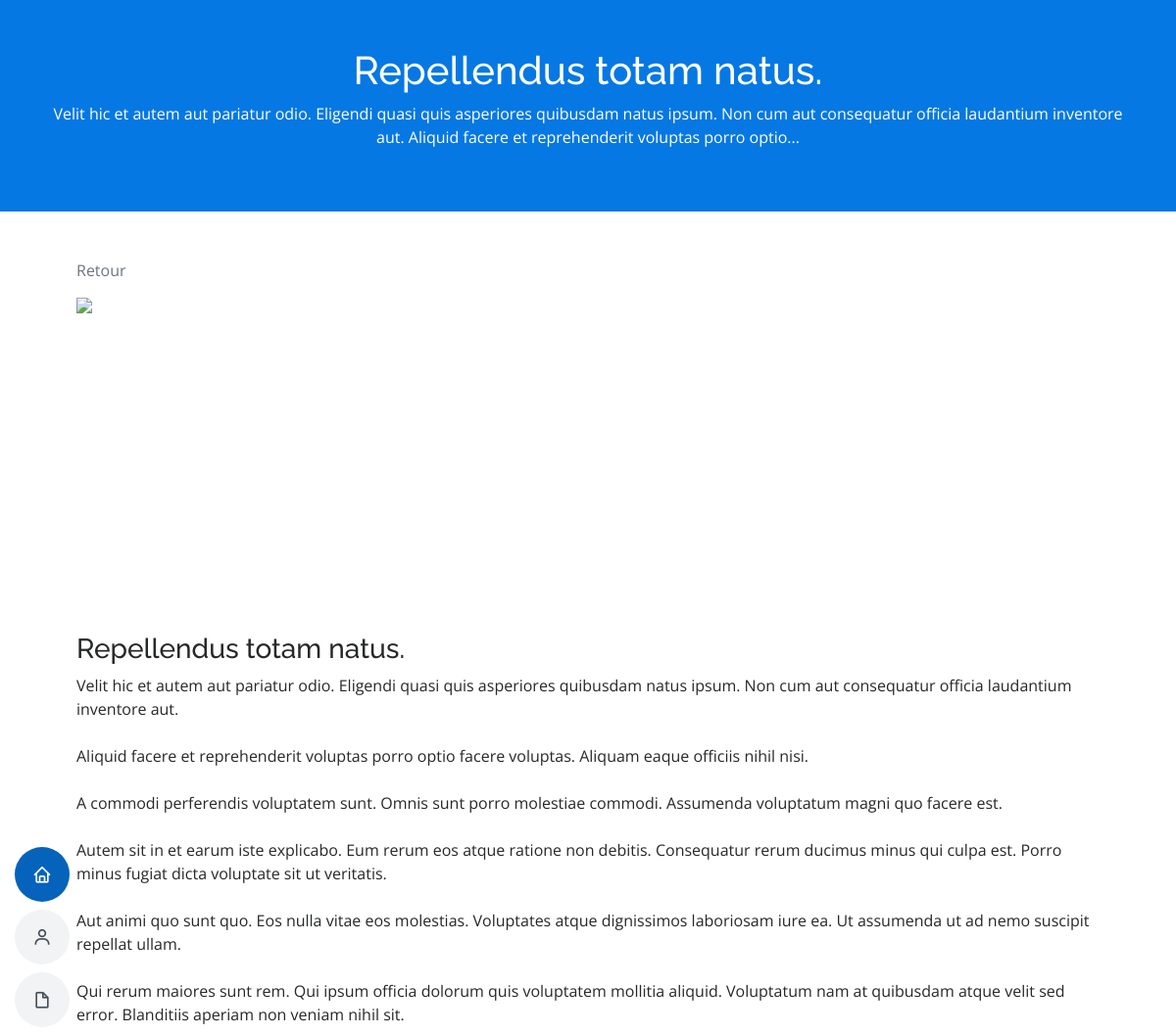
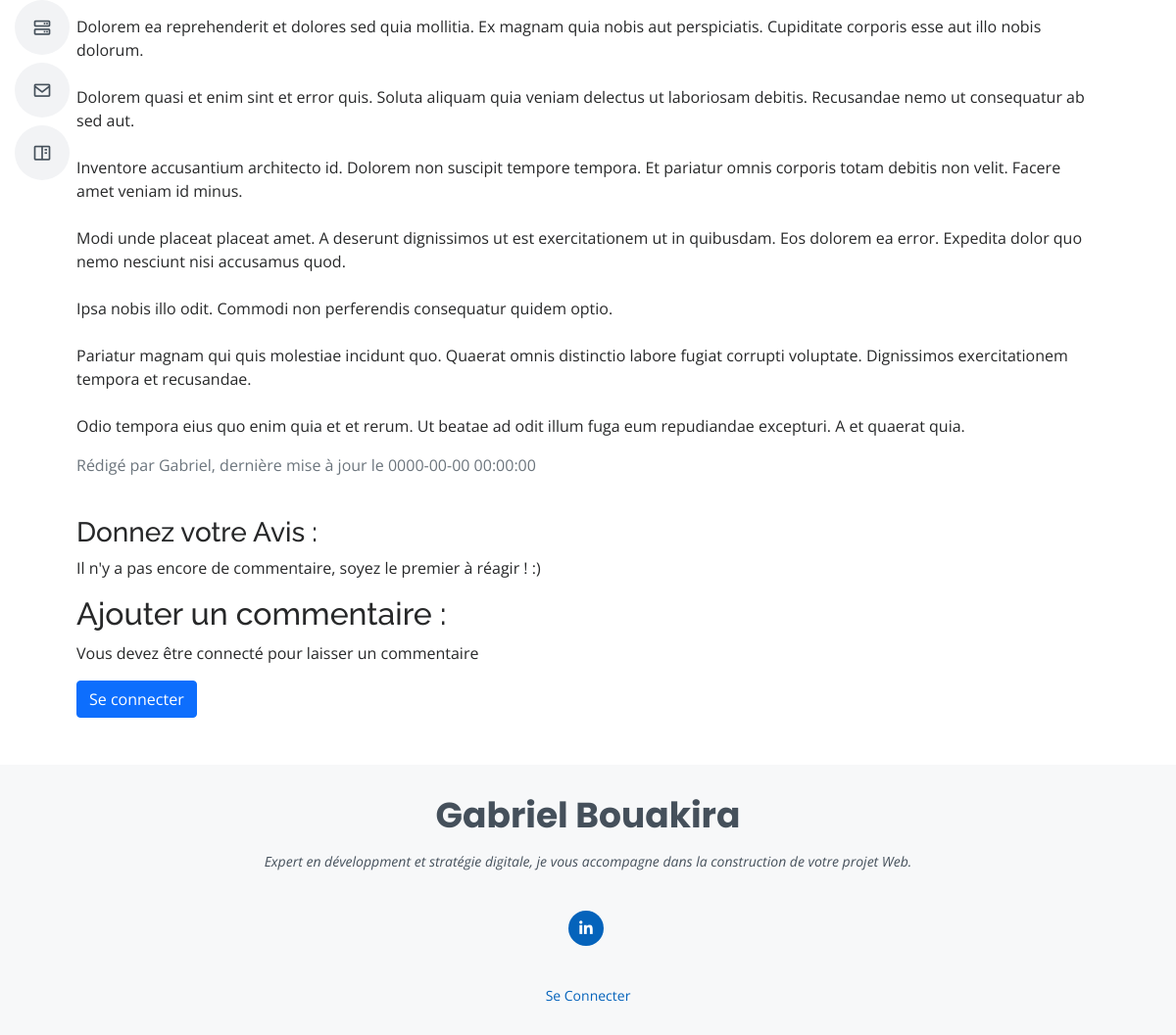
The page /post/58 on the database its author committed (2 pictures, top to bottom).
### tables this page shows
CREATE TABLE `posts` (
  `id` int(11) NOT NULL,
  `user_id` int(11) DEFAULT NULL,
  `title` varchar(255) NOT NULL,
  `slug` varchar(255) NOT NULL,
  `content` text NOT NULL,
  `featured_image` varchar(255) NOT NULL,
  `is_valid` tinyint(4) NOT NULL,
  `created_at` timestamp NOT NULL DEFAULT current_timestamp() ON UPDATE current_timestamp(),
  `updated_at` timestamp NOT NULL DEFAULT '0000-00-00 00:00:00'
);

CREATE TABLE `users` (
  `id` int(11) NOT NULL,
  `slug` varchar(255) NOT NULL,
  `username` varchar(255) NOT NULL,
  `email` varchar(255) NOT NULL,
  `password` varchar(255) NOT NULL,
  `role` enum('Admin','Subscriber') DEFAULT 'Subscriber',
  `is_valid` tinyint(4) NOT NULL,
  `created_at` timestamp NOT NULL DEFAULT current_timestamp()
);

### app/controllers/postController.php (called while the page is built, shortened)
<?php
require '../app/views/default.layout.view.php';
?>
        <?php
function blog_single()
{
    require '../app/models/postModel.php';
    require '../app/db/connDb.php';
    $post = get_one_post();
    $comments = get_comments();
    require '../app/views/blog_single.view.php';
}
        ?>

### app/models/postModel.php (called while the page is built, shortened)
<?php
function get_one_post()
{
    require '../app/db/connDb.php';
    $url = str_replace("/Blog_Oc/", "", $_SERVER["REQUEST_URI"]);
    $url = explode('/', $url);
    $req = $pdo->prepare('SELECT * FROM posts WHERE id = ? ');
    $req->execute(array($url[1]));
    return ($post = $req->fetch());
}
function get_comments()
{
    require '../app/db/connDb.php';
    $url = str_replace("/Blog_Oc/", "", $_SERVER["REQUEST_URI"]);
    $url = explode('/', $url);
    $req = $pdo->prepare('SELECT * FROM comments WHERE post_id = ? ');
    $req->execute(array($url[1]));
    return ($comments = $req->fetchAll());
}

### app/views/blog_single.view.php (the view, shortened to what this page needs)
<div class="jumbotron p-5 text-center">
    <h1><?php echo htmlspecialchars($post['title']); ?></h1>
    <p>
        <?php
        $max = 200;
        $texte = $post['content'];
        if (strlen($texte) > $max) {
            $espace = strpos($texte, ' ', $max);
            $chapo = substr($texte, 0, $espace) . '...';
            echo $chapo;
        } else {
            echo $texte;
        }
        ?>
    </p>
</div>
<div class="container p-5">
    <div>
        <a href="/Blog_Oc/blog_all">
            <p class="text-muted"> Retour <p>
        </a>
        <div class="article-box">
            <?php if ($post['featured_image'] == '') {
            ?>
                <img src="/Blog_Oc/public/assets/img/devblog.jpg">
            <?php
            } else {
            ?>
                <img src="/Blog_Oc/public/assets/img/upload/<?php echo $post['featured_image'] ?>" width="1500" height="1368" alt="<?php echo $post['featured_image'] ?>">
            <?php }
            ?>
        </div>
        <h3>
            <?php echo htmlspecialchars($post['title']); ?>
        </h3>
        <p>
            <?php
            echo nl2br(htmlspecialchars($post['content']));
            ?>
        </p>
    </div>
    <?php
    $querry = $pdo->prepare("SELECT * FROM users WHERE id = ? ");
    $querry->execute(array($post['user_id']));
    $user = $querry->fetch();
    ?>
    <p class="text-muted">Rédigé par <?php echo $user['username']; ?>,
        <?php
        if ($post['updated_at'] == null) {
        ?>
            publié le <?php echo $post['created_at'];
                    } else {
                        ?>
            dernière mise à jour le <?php echo $post['updated_at'];
                                }
                                    ?>
    </p>
    <br>
    <h3> Donnez votre Avis : </h3>
    <?php
    if (!$comments) {
    ?><p><?php echo "Il n'y a pas encore de commentaire, soyez le premier à réagir ! :)"; ?></p>
        <?php
        }
                    ?>
                <div>
                    <h2>Ajouter un commentaire :</h2>
                    <?php if (isset($_SESSION['username'])) {
                    ?>
                        <form method="post" action="" accept-charset="utf-8">
                            <textarea class="form-control" type="text" name="content" placeholder="Texte"></textarea><br>
                            <input class="btn btn-primary" type="submit" value="Publier" name="submit" />
                        </form>
                    <?php
                    } else {
                    ?>
                        <p> Vous devez être connecté pour laisser un commentaire </p>
                        <a class="btn btn-primary" href="/Blog_Oc/sign_in"> Se connecter</a>
                    <?php
                    }
                    ?>
                </div>
</div>
<?php include '../app/views/footer.view.php'; ?>
</html>

### public/assets/css/style.css (style rules this page uses)
body { font-family: "Open Sans", sans-serif; color: #272829; }
a { color: #0563bb; text-decoration: none; }
h1, h2, h3, h4, h5, h6 { font-family: "Raleway", sans-serif; }
.jumbotron { background-color: #0678e3; color: white; }
.article, .article-box { display: flex; flex-wrap: wrap; align-items: center; }
.article-box { flex: 3 1 30ch; height: calc(282px + 5vw); overflow: hidden; }
.article-box img { max-width: 100%; min-height: 100%; width: auto; height: auto; object-fit: cover; object-position: 50% 50%; }

### rows shown on the page
posts: title "Repellendus totam natus.", content "Velit hic et autem aut pariatur odio. Eligendi quasi quis asperiores quibusdam natus ipsum. Non cum aut consequatur officia laudantium inventore aut. Aliquid facere et reprehenderit voluptas porro optio...", content "Velit hic et autem aut pariatur odio. Eligendi quasi quis asperiores quibusdam natus ipsum. Non cum aut consequatur officia laudantium inventore aut. Aliquid facere et reprehenderit voluptas porro optio facere voluptas. Aliquam eaque officiis nihil nisi. A commodi perferendis voluptatem sunt. Omnis sunt porro molestiae commodi. Assumenda voluptatum magni quo facere est. Autem sit in et earum iste explicabo. Eum rerum eos atque ratione non debitis. Consequatur rerum ducimus minus qui culpa est. Porro minus fugiat dicta voluptate sit ut veritatis. Aut animi quo sunt quo. Eos nulla vitae eos molestias. Voluptates atque dignissimos laboriosam iure ea. Ut assumenda ut ad nemo suscipit repellat…", updated_at "0000-00-00 00:00:00"
users: username "Gabriel"
